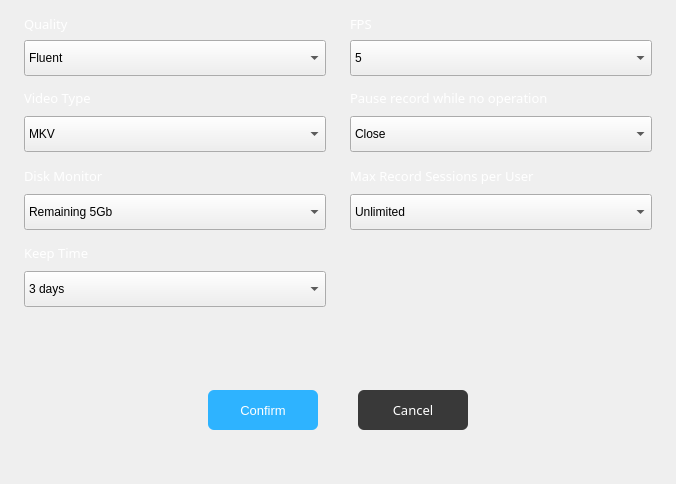
    <widget class="QWidget" name="ConfigBody" native="true">
     <property name="geometry">
      <rect>
       <x>296</x>
       <y>0</y>
       <width>676</width>
       <height>484</height>
      </rect>
     </property>
     <property name="mouseTracking">
      <bool>true</bool>
     </property>
     <property name="focusPolicy">
      <enum>Qt::ClickFocus</enum>
     </property>
     <property name="styleSheet">
      <string notr="true">QWidget#ConfigBody{
background-color:#2d2d2d;
border-radius:4px;
}</string>
     </property>
     <widget class="QLabel" name="label_9">
      <property name="geometry">
       <rect>
        <x>350</x>
        <y>16</y>
        <width>200</width>
        <height>16</height>
       </rect>
      </property>
      <property name="font">
       <font>
        <family>Sans Serif</family>
        <pointsize>10</pointsize>
       </font>
      </property>
      <property name="styleSheet">
       <string notr="true">color:#fff</string>
      </property>
      <property name="text">
       <string>FPS</string>
      </property>
     </widget>
     <widget class="QLabel" name="label_10">
      <property name="geometry">
       <rect>
        <x>24</x>
        <y>16</y>
        <width>200</width>
        <height>16</height>
       </rect>
      </property>
      <property name="font">
       <font>
        <family>Sans Serif</family>
        <pointsize>10</pointsize>
       </font>
      </property>
      <property name="styleSheet">
       <string notr="true">color:#fff</string>
      </property>
      <property name="text">
       <string>Quality</string>
      </property>
     </widget>
     <widget class="QComboBox" name="clarityBox">
      <property name="geometry">
       <rect>
        <x>24</x>
        <y>40</y>
        <width>302</width>
        <height>36</height>
       </rect>
      </property>
      <property name="styleSheet">
       <string notr="true"/>
      </property>
      <property name="iconSize">
       <size>
        <width>30</width>
        <height>30</height>
       </size>
      </property>
      <item>
       <property name="text">
        <string>Fluent</string>
       </property>
      </item>
      <item>
       <property name="text">
        <string>SD</string>
       </property>
      </item>
      <item>
       <property name="text">
        <string>HD</string>
       </property>
      </item>
     </widget>
     <widget class="QComboBox" name="typeBox">
      <property name="geometry">
       <rect>
        <x>24</x>
        <y>116</y>
        <width>302</width>
        <height>36</height>
       </rect>
      </property>
      <property name="styleSheet">
       <string notr="true"/>
      </property>
      <property name="iconSize">
       <size>
        <width>30</width>
        <height>30</height>
       </size>
      </property>
      <item>
       <property name="text">
        <string notr="true">MKV</string>
       </property>
      </item>
      <item>
       <property name="text">
        <string notr="true">MP4</string>
       </property>
      </item>
     </widget>
     <widget class="QLabel" name="label_13">
      <property name="geometry">
       <rect>
        <x>24</x>
        <y>90</y>
        <width>200</width>
        <height>16</height>
       </rect>
      </property>
      <property name="font">
       <font>
        <family>Sans Serif</family>
        <pointsize>10</pointsize>
       </font>
      </property>
      <property name="styleSheet">
       <string notr="true">color:#fff</string>
      </property>
      <property name="text">
       <string>Video Type</string>
      </property>
     </widget>
     <widget class="QComboBox" name="pauseBox">
      <property name="geometry">
       <rect>
        <x>350</x>
        <y>116</y>
        <width>302</width>
        <height>36</height>
       </rect>
      </property>
      <property name="iconSize">
       <size>
        <width>30</width>
        <height>30</height>
       </size>
      </property>
      <item>
       <property name="text">
        <string>Close</string>
       </property>
      </item>
      <item>
       <property name="text">
        <string>5 mins no operation</string>
       </property>
      </item>
      <item>
       <property name="text">
        <string>10 mins no operation</string>
       </property>
      </item>
      <item>
       <property name="text">
        <string>15 mins no operation</string>
       </property>
      </item>
     </widget>
     <widget class="QLabel" name="label_12">
      <property name="geometry">
       <rect>
        <x>350</x>
        <y>90</y>
        <width>200</width>
        <height>16</height>
       </rect>
      </property>
      <property name="font">
       <font>
        <family>Sans Serif</family>
        <pointsize>10</pointsize>
       </font>
      </property>
      <property name="styleSheet">
       <string notr="true">color:#fff</string>
      </property>
      <property name="text">
       <string>Pause record while no operation</string>
      </property>
     </widget>
     <widget class="QComboBox" name="freeSpaceBox">
      <property name="geometry">
       <rect>
        <x>24</x>
        <y>194</y>
        <width>302</width>
        <height>36</height>
       </rect>
      </property>
      <item>
       <property name="text">
        <string>Remaining 5Gb</string>
       </property>
      </item>
      <item>
       <property name="text">
        <string>Remaining 10Gb</string>
       </property>
      </item>
      <item>
       <property name="text">
        <string>Remaining 15Gb</string>
       </property>
      </item>
      <item>
       <property name="text">
        <string>Remaining 20Gb</string>
       </property>
      </item>
     </widget>
     <widget class="QLabel" name="label_14">
      <property name="geometry">
       <rect>
        <x>24</x>
        <y>168</y>
        <width>200</width>
        <height>16</height>
       </rect>
      </property>
      <property name="font">
       <font>
        <family>Sans Serif</family>
        <pointsize>10</pointsize>
       </font>
      </property>
      <property name="styleSheet">
       <string notr="true">color:#fff</string>
      </property>
      <property name="text">
       <string>Disk Monitor</string>
      </property>
     </widget>
     <widget class="QComboBox" name="maxRecordBox">
      <property name="geometry">
       <rect>
        <x>350</x>
        <y>194</y>
        <width>302</width>
        <height>36</height>
       </rect>
      </property>
      <property name="iconSize">
       <size>
        <width>30</width>
        <height>30</height>
       </size>
      </property>
      <item>
       <property name="text">
        <string>Unlimited</string>
       </property>
      </item>
      <item>
       <property name="text">
        <string notr="true">1</string>
       </property>
      </item>
      <item>
       <property name="text">
        <string notr="true">3</string>
       </property>
      </item>
      <item>
       <property name="text">
        <string notr="true">5</string>
       </property>
      </item>
     </widget>
     <widget class="QLabel" name="label_15">
      <property name="geometry">
       <rect>
        <x>350</x>
        <y>168</y>
        <width>200</width>
        <height>16</height>
       </rect>
      </property>
      <property name="font">
       <font>
        <family>Sans Serif</family>
        <pointsize>10</pointsize>
       </font>
      </property>
      <property name="styleSheet">
       <string notr="true">color:#fff</string>
      </property>
      <property name="text">
       <string>Max Record Sessions per User</string>
      </property>
     </widget>
     <widget class="QComboBox" name="keepTimeBox">
      <property name="geometry">
       <rect>
        <x>24</x>
        <y>271</y>
        <width>302</width>
        <height>36</height>
       </rect>
      </property>
      <property name="iconSize">
       <size>
        <width>30</width>
        <height>30</height>
       </size>
      </property>
      <item>
       <property name="text">
        <string>3 days</string>
       </property>
      </item>
      <item>
       <property name="text">
        <string>7 days</string>
       </property>
      </item>
      <item>
       <property name="text">
        <string>15 days</string>
       </property>
      </item>
      <item>
       <property name="text">
        <string>30 days</string>
       </property>
      </item>
     </widget>
     <widget class="QLabel" name="label_16">
      <property name="geometry">
       <rect>
        <x>24</x>
        <y>245</y>
        <width>200</width>
        <height>16</height>
       </rect>
      </property>
      <property name="font">
       <font>
        <family>Sans Serif</family>
        <pointsize>10</pointsize>
       </font>
      </property>
      <property name="styleSheet">
       <string notr="true">color:#fff</string>
      </property>
      <property name="text">
       <string>Keep Time</string>
      </property>
     </widget>
     <widget class="QPushButton" name="acceptBtn">
      <property name="geometry">
       <rect>
        <x>208</x>
        <y>390</y>
        <width>110</width>
        <height>40</height>
       </rect>
      </property>
      <property name="font">
       <font>
        <pointsize>10</pointsize>
        <weight>50</weight>
        <italic>false</italic>
        <bold>false</bold>
       </font>
      </property>
      <property name="styleSheet">
       <string notr="true">QPushButton#acceptBtn{
background-color:#2eb3ff;
border:none;
color:#fff;
border-radius:6px;
}

QPushButton#acceptBtn:hover{
background-color:#3fc4ff;
border:none;
color:#fff;
border-radius:6px;
}

QPushButton#acceptBtn:pressed{
background-color:#1da2ff;
border:none;
color:#fff;
border-radius:6px;
}</string>
      </property>
      <property name="text">
       <string>Confirm</string>
      </property>
     </widget>
     <widget class="QPushButton" name="cancelBtn">
      <property name="geometry">
       <rect>
        <x>358</x>
        <y>390</y>
        <width>110</width>
        <height>40</height>
       </rect>
      </property>
      <property name="font">
       <font>
        <family>Sans Serif</family>
        <pointsize>10</pointsize>
       </font>
      </property>
      <property name="styleSheet">
       <string notr="true">QPushButton#cancelBtn{
border:none;
color:#fff;
background-color:#393939;
border-radius:6px;
}

QPushButton#cancelBtn:hover{
background-color:#464646;
border:none;
color:#fff;
border-radius:6px;
}

QPushButton#cancelBtn:pressed{
background-color:#343434;
border:none;
color:#fff;
border-radius:6px;
}</string>
      </property>
      <property name="text">
       <string>Cancel</string>
      </property>
     </widget>
     <widget class="QComboBox" name="fpsBox">
      <property name="geometry">
       <rect>
        <x>350</x>
        <y>40</y>
        <width>302</width>
        <height>36</height>
       </rect>
      </property>
      <property name="styleSheet">
       <string notr="true"/>
      </property>
      <property name="iconSize">
       <size>
        <width>30</width>
        <height>30</height>
       </size>
      </property>
      <item>
       <property name="text">
        <string notr="true">5</string>
       </property>
      </item>
      <item>
       <property name="text">
        <string notr="true">10</string>
       </property>
      </item>
      <item>
       <property name="text">
        <string notr="true">20</string>
       </property>
      </item>
      <item>
       <property name="text">
        <string notr="true">25</string>
       </property>
      </item>
      <item>
       <property name="text">
        <string notr="true">30</string>
       </property>
      </item>
      <item>
       <property name="text">
        <string notr="true">45</string>
       </property>
      </item>
      <item>
       <property name="text">
        <string notr="true">60</string>
       </property>
      </item>
     </widget>
    </widget>
